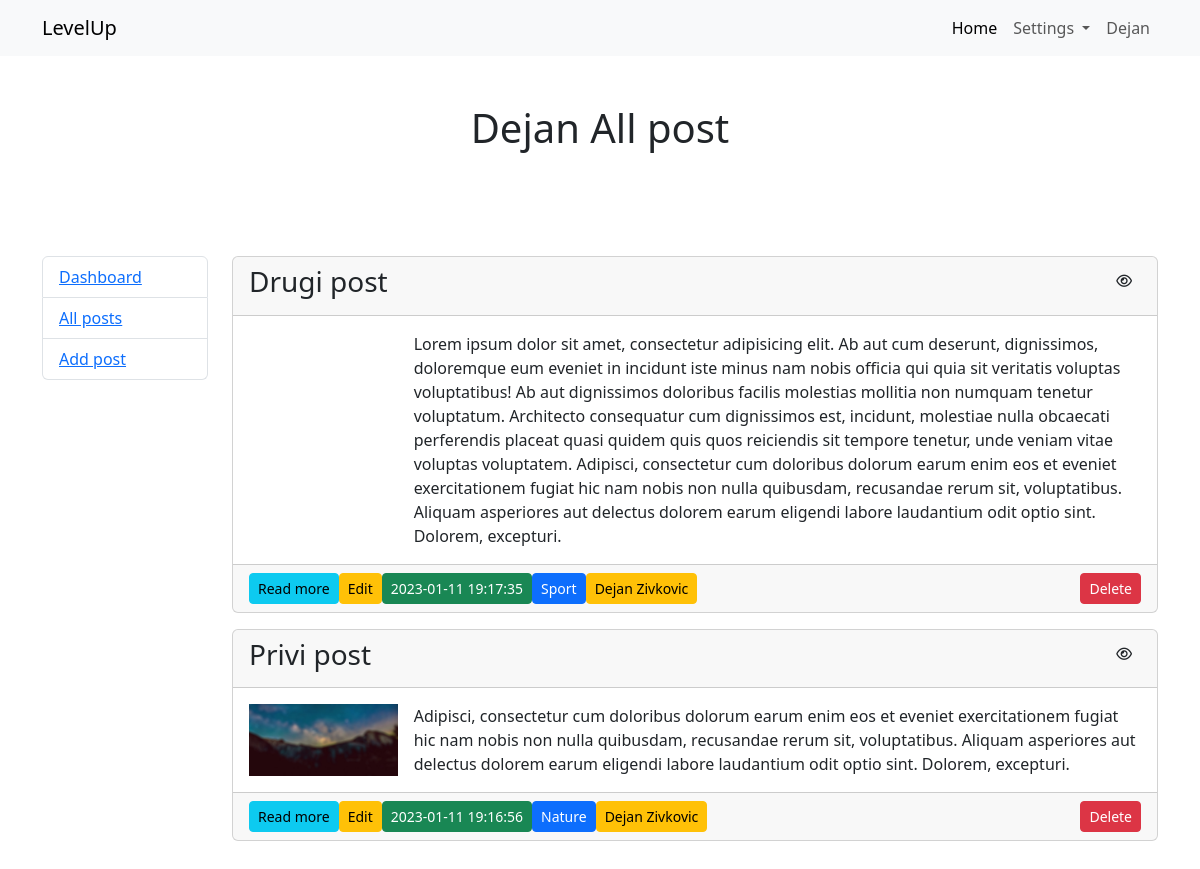
The app's page /user/all_post.php (signed in) with its own data.
### tables this page shows
CREATE TABLE `users` (
  `id` int(11) NOT NULL,
  `first_name` varchar(50) NOT NULL,
  `last_name` varchar(50) NOT NULL,
  `email` varchar(60) NOT NULL,
  `password` varchar(60) NOT NULL,
  `gender` varchar(10) NOT NULL,
  `role` varchar(10) NOT NULL,
  `created_at` timestamp NOT NULL DEFAULT current_timestamp(),
  `update_at` timestamp NULL DEFAULT NULL
);

CREATE TABLE `posts` (
  `id` int(11) NOT NULL,
  `title` varchar(255) NOT NULL,
  `text` text NOT NULL,
  `image` varchar(50) NOT NULL,
  `category_id` int(11) NOT NULL,
  `user_id` int(11) NOT NULL,
  `created_at` timestamp NOT NULL DEFAULT current_timestamp(),
  `update_at` timestamp NULL DEFAULT NULL,
  `public` int(11) NOT NULL DEFAULT 1
);

CREATE TABLE `category` (
  `id` int(11) NOT NULL,
  `category` varchar(50) NOT NULL
);

### user/all_post.php (called while the page is built, shortened)
<?php
require "../core/init.php";
$user = $Users->getUser($_SESSION["id"]);
$all_post = $Post->getAllUserPost($user->id);
require "views/all_post.view.php";

### core/Users.php (called while the page is built, shortened)
<?php
class Users extends Connection
{
    public function getUser($id)
    {
        $sql = "SELECT * FROM users WHERE id = :id";
        $query = $this->db->prepare($sql);
        $query->execute(["id" => $id]);
        return $query->fetch(PDO::FETCH_OBJ);
    }
}
$Users = new Users(config);

### core/Connection.php (called while the page is built, shortened)
<?php
class Connection
{
    public function __construct($config)
    {
        try {
            $this->db = new PDO("mysql:host=" . $config["host"] . ";dbname=" . $config["database"], $config["user"], $config["password"]);
        } catch (PDOException $err) {
            die($err->getMessage());
        }
    }
}

### core/Post.php (called while the page is built, shortened)
<?php
class Post extends Connection
{
    public function getAllUserPost($user_id)
    {
        $sql = "SELECT p.*, u.first_name, u.last_name, c.category, COUNT(v.id) AS number_voting
                FROM posts p
                JOIN users u ON u.id = p.user_id
                JOIN category c ON c.id = p.category_id
                LEFT JOIN voting v ON v.post_id = p.id
                WHERE p.user_id = :user_id
                GROUP BY v.post_id, p.id
                ORDER BY p.created_at DESC
                ";
        $query = $this->db->prepare($sql);
        $query->execute(["user_id" => $user_id]);
        return $query->fetchAll(PDO::FETCH_OBJ);
    }
}
$Post = new Post(config);

### user/views/all_post.view.php (the view, shortened to what this page needs)
<?php require "includes/top.php" ?>
<?php require "includes/navbar.php" ?>
    <div class="container">
        <h1 class="text-center py-5"><?php echo $user->first_name ?> All post</h1>
        <div class="row py-5">
            <div class="col-md-2">
                <?php require "includes/sidebar.php" ?>
            </div>
            <div class="col-md-10">
                <?php foreach ($all_post as $post): ?>
                    <div class="card mb-3">
                        <div class="card-header d-flex justify-content-between">
                            <h3><?php echo $post->title ?></h3>
                            <form action="user/all_post.php" method="post">
                                <button class="btn btn-sm">
                                    <?php echo $post->public ? '<i class="fa-regular fa-eye"></i>' : '<i class="fa-regular fa-eye-slash"></i>' ?>
                                </button>
                            </form>
                        </div>
                        <div class="card-body">
                            <div class="d-flex">
                                <div class="col-2 me-3">
                                    <img class="img-fluid" src="<?php echo UPLOAD_DIR . $post->image ?>"
                                         alt="">
                                </div>
                                <div class="col"><?php echo $post->text ?></div>
                            </div>
                        </div>
                        <div class="card-footer d-flex align-items-center">
                            <a href="user/single_post.php" class="btn btn-sm btn-info">Read more</a>
                            <a href="user/edit_post.php?id=<?php echo $post->id ?>"
                               class="btn btn-sm btn-warning">Edit</a>
                            <p class="btn btn-sm btn-success m-0"><?php echo $post->created_at ?></p>
                            <p class="btn btn-sm btn-primary m-0"><?php echo $post->category ?></p>
                            <p class="btn btn-sm btn-warning m-0"><?php echo $post->first_name . " " . $post->last_name ?></p>
                            <a class="btn btn-sm btn-danger m-0 ms-auto"
                               href="user/delete_post.php?id=<?php echo $post->id ?>">Delete</a>
                        </div>
                    </div>
                <?php endforeach; ?>
            </div>
        </div>
    </div>
<?php require "includes/bottom.php" ?>

### user/views/includes/navbar.php (shortened to what this page needs)
<nav class="navbar navbar-expand-lg bg-body-tertiary">
    <div class="container">
        <a class="navbar-brand" href="#">LevelUp</a>
        <div class="collapse navbar-collapse" id="navbarNav">
            <ul class="navbar-nav ms-auto">
                <li class="nav-item">
                    <a class="nav-link active" aria-current="page" href="#">Home</a>
                </li>
                <?php if (isset($user->id)): ?>
                    <li class="nav-item dropdown">
                        <a class="nav-link dropdown-toggle" href="#" role="button" data-bs-toggle="dropdown"
                           aria-expanded="false">
                            Settings
                        </a>
                    </li>
                    <li class="nav-item">
                        <a class="nav-link" href="user/home.php"><?php echo $user->first_name ?></a>
                    </li>
                <?php endif; ?>
            </ul>
        </div>
    </div>
</nav>

### records on screen
users: first_name "Dejan"
posts: title "Drugi post", public 1 (drawn), text "Lorem ipsum dolor sit amet, consectetur adipisicing elit. Ab aut cum deserunt, dignissimos, doloremque eum eveniet in incidunt iste minus nam nobis officia qui quia sit veritatis voluptas voluptatibus! Ab aut dignissimos doloribus facilis molestias mollitia non numquam tenetur voluptatum. Architecto consequatur cum dignissimos est, incidunt, molestiae nulla obcaecati perferendis placeat quasi quidem quis quos reiciendis sit tempore tenetur, unde veniam vitae voluptas voluptatem. Adipisci, consectetur cum doloribus dolorum earum enim eos et eveniet exercitationem fugiat hic nam nobis non nulla quibusdam, recusandae rerum sit, voluptatibus. Aliquam asperiores aut delectus dolorem earum…", created_at "2023-01-11 19:17:35", category.category "Sport", user.first_name "Dejan", user.last_name "Zivkovic"
posts: title "Privi post", public 1 (drawn), image (picture), text "Adipisci, consectetur cum doloribus dolorum earum enim eos et eveniet exercitationem fugiat hic nam nobis non nulla quibusdam, recusandae rerum sit, voluptatibus. Aliquam asperiores aut delectus dolorem earum eligendi labore laudantium odit optio sint. Dolorem, excepturi.", created_at "2023-01-11 19:16:56", category.category "Nature", user.first_name "Dejan", user.last_name "Zivkovic"
